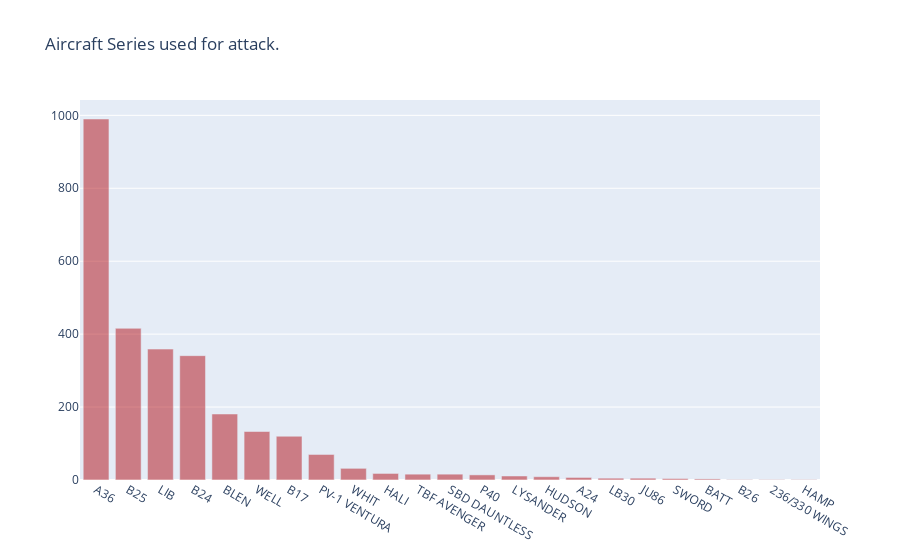

The cell this chart's notebook holds for it:
### Code cell
data = aerial['Aircraft Series'].value_counts()
data = [go.Bar(x=data.index, y=data.values, hoverinfo='text', marker = dict(color = 'rgba(177, 14, 22, 0.5)'))]
layout = dict(title = 'Aircraft Series used for attack.',)
fig = go.Figure(data=data, layout=layout)
py.offline.iplot(fig)

### Figure 1 — Plotly figure (JSON) as saved in the notebook; plotly's stock layout.template omitted (floating-point values rounded to 4 significant figures)
{"data": [{"hoverinfo": "text", "marker": {"color": "rgba(177, 14, 22, 0.5)"}, "type": "bar", "x": ["A36", "B25", "LIB", "B24", "BLEN", "WELL", "B17", "PV-1 VENTURA", "WHIT", "HALI", "TBF AVENGER", "SBD DAUNTLESS", "P40", "LYSANDER", "HUDSON", "A24", "LB30", "JU86", "SWORD", "BATT", "B26", "236/330 WINGS", "HAMP"], "y": [990, 416, 359, 341, 181, 133, 120, 70, 32, 18, 16, 16, 14, 11, 9, 7, 5, 5, 4, 3, 1, 1, 1]}], "layout": {"title": {"text": "Aircraft Series used for attack."}}}
